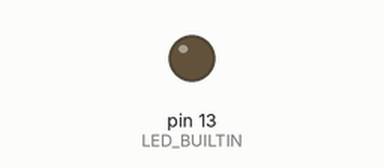
The sketch below on a simulated Arduino Uno, built with avr-gcc and run on an emulated ATmega328P. Parts: output pins drawn as LEDs (lit = HIGH).

Above: at 0.1 s.
At 28.3 s:
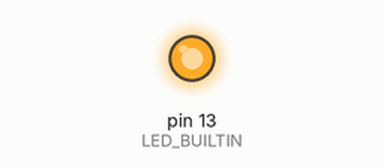
Timing chart, 0 to 35.8 s (numbered marks = the images above):
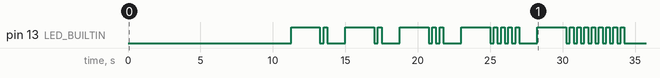

The sketch:

JB_CPU_Usage_Basic2_LED_Improved.ino
```cpp
const unsigned long C_LOOP_COUNT = 3000000;
unsigned long _startTime_ms;

unsigned long _loopCounter = C_LOOP_COUNT;

void setup()
{
  pinMode(LED_BUILTIN, OUTPUT);
  _startTime_ms = millis();
}

void loop()
{
  if (0 == _loopCounter--) {
    outputResults();
  }
}

void outputResults()
{
  const unsigned long endTime_ms = millis();
  float total_ms = ((float)(endTime_ms - _startTime_ms));
  const int numberOfDigits = (int)log10(total_ms);
  total_ms /= pow(10, numberOfDigits);

  for (int i = 0; i <= numberOfDigits; i++) {
    digitalWrite(LED_BUILTIN, HIGH);
    delay(2000);
    digitalWrite(LED_BUILTIN, LOW);
    delay(250);

    int blinkCount = (int)total_ms;
    for (int b = 0; b < blinkCount; b++) {
      digitalWrite(LED_BUILTIN, HIGH);
      delay(250);
      digitalWrite(LED_BUILTIN, LOW);
      delay(250);
    }

    delay(1000);

    total_ms = (total_ms - blinkCount) * 10;
  }
}
```

Measured:
- by itself, pin 13 (LED_BUILTIN): LOW → HIGH at 11.3 s, → LOW 2.0 s later, → HIGH 0.25 s later, → LOW 0.25 s later, … (42 changes in this stretch)
